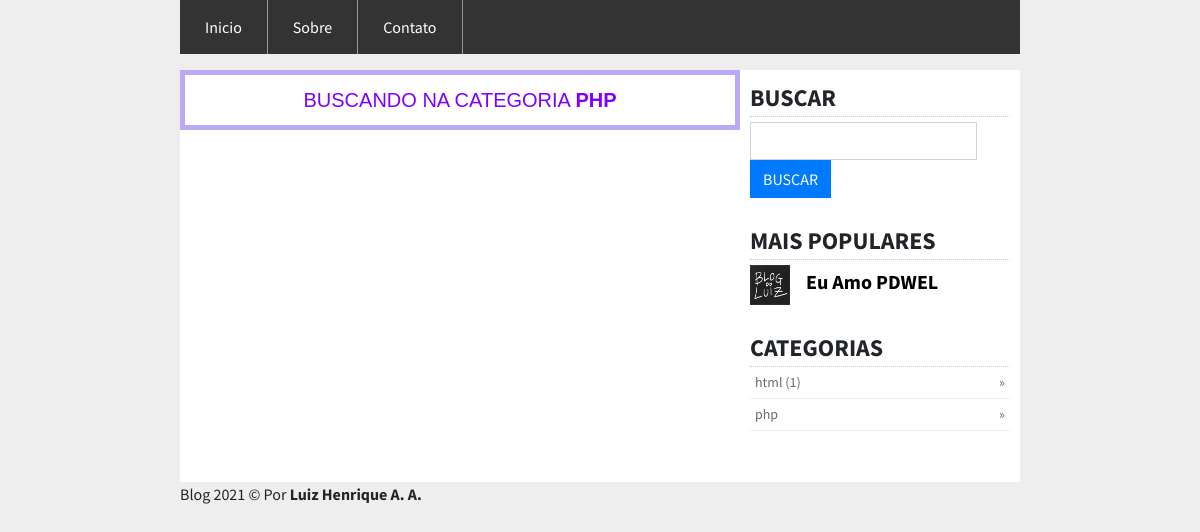
The page /categoria/6 on the database its author committed.
### tables this page shows
CREATE TABLE `categorias` (
  `id` int(11) NOT NULL,
  `categoria` varchar(200) NOT NULL
);

CREATE TABLE `posts` (
  `id` int(11) NOT NULL,
  `titulo` varchar(200) NOT NULL,
  `subtitulo` varchar(200) NOT NULL,
  `postagem` text NOT NULL,
  `imagem` varchar(200) NOT NULL,
  `data` varchar(200) NOT NULL,
  `categoria` varchar(200) NOT NULL,
  `id_postador` varchar(200) NOT NULL,
  `visualizacoes` int(200) NOT NULL DEFAULT '0'
);

### lib/functions.php (the view, shortened to what this page needs)
<?php
	function pdo(){
		$db_host = db_host;
		$db_usuario = db_usuario;
		$db_senha = db_senha;
		$db_banco = db_banco;
		try{
			return $pdo = new PDO("mysql:host={$db_host};dbname={$db_banco}", $db_usuario, $db_senha);
		}catch(PDOException $e){
			exit("Erro ao conectar-se ao banco: ".$e->getMessage());
		}
	}
	function paginacao(){
		$url = (isset($_GET['pagina'])) ? $_GET['pagina'] : 'inicio';
		$explode = explode('/', $url);
		$dir = 'pags/php/';
		$ext = '.php';
		if(file_exists($dir.$explode[0].$ext)){
			include($dir.$explode[0].$ext);
		}else{
			include($dir."p".$ext);
		}
	}
	function getNomeCategoria($id){
		$pdo = pdo();
		$stmt = $pdo->prepare("SELECT categoria FROM categorias WHERE id = :id");
		$stmt->execute([':id' => $id]);
		$dados = $stmt->fetch(PDO::FETCH_ASSOC);
		return $dados['categoria'];
	}
	function getPopularesPosts(){
		$pdo = pdo();
		$limite = totalPostsPorPagina;
		$stmt = $pdo->prepare("SELECT * FROM posts ORDER BY visualizacoes DESC LIMIT $limite");
		$stmt->execute();
		$total = $stmt->rowCount();
		if($total > 0){
			while($dados = $stmt->fetch(PDO::FETCH_ASSOC)){
				echo "<div class='content margin-top'>
	<div class='media'>
	  <img src='{$dados['imagem']}' class='mr-3'>
	  <div class='media-body'>
	    <h5 class='mt-0'><a href='{$dados['subtitulo']}'>{$dados['titulo']}</a></h5>
	  </div>
	</div>
</div>";
			}
		}
	}
	function getTotalPostsByCategoria($categoria){
		$pdo = pdo();
		$stmt = $pdo->prepare("SELECT * FROM posts WHERE categoria = :categoria");
		$stmt->execute([':categoria' => $categoria]);
		$total = $stmt->rowCount();
		if($total > 0){
			return "(".$total.")";
		}
	}
	function getCategoriasSite(){
		$pdo = pdo();
		$stmt = $pdo->prepare("SELECT * FROM categorias ORDER BY categoria ASC");
		$stmt->execute();
		$total = $stmt->rowCount();
		if($total > 0){
			while ($dados = $stmt->fetch(PDO::FETCH_ASSOC)) {
				echo "<li><a href='categoria/{$dados['id']}'>{$dados['categoria']} ".getTotalPostsByCategoria($dados['id'])."</a></li>";
			}
		}
	}
?>

### pags/php/categoria.php (shortened to what this page needs)
<div class="busca">
  BUSCANDO NA CATEGORIA <b><?php echo strtoupper(getNomeCategoria($explode['1']));?></b>
</div>
<br>

### css/style.css (style rules this page uses)
* { margin: 0px; padding: 0px; }
body { background-color: #EEE; font-family: 'Source Sans Pro', sans-serif; }
@media (min-width:992px) { body { margin-left: 15%; margin-right: 15%; } }
@media (min-width:992px) { .col-sm-8 .busca { border: 5px solid #BCA9F5; text-align: center; padding: 10px; font-size: 20px; color: #8000FF; font-family: 'Arial', sans-serif; } }
.menu-right .margin-top { margin-top: 5px; }
.menu-right .content { padding-bottom: 5px; }
.menu-right .content .mr-3 { width: 40px; height: 40px; }
.menu-right .content .mt-0 { font-weight: bold; padding-top: 5px; }
.menu-right .content .mt-0 a, a:hover { color: #000; text-decoration: none; }
.menu-right .content ul li { color: #696969; border-bottom: 1px solid #eee; padding: 5px; }
.menu-right .content ul li a { color: #696969; }
.menu-right .content ul li a::after { content: " \00BB \0020"; float: right; }

### rows shown on the page
categorias: categoria "PHP", categoria "php"
posts: imagem (picture), titulo "Eu Amo PDWEL"
categorias: categoria "html", id "(1)"

### other values the page prints
titulo_site "Blog 2021"
